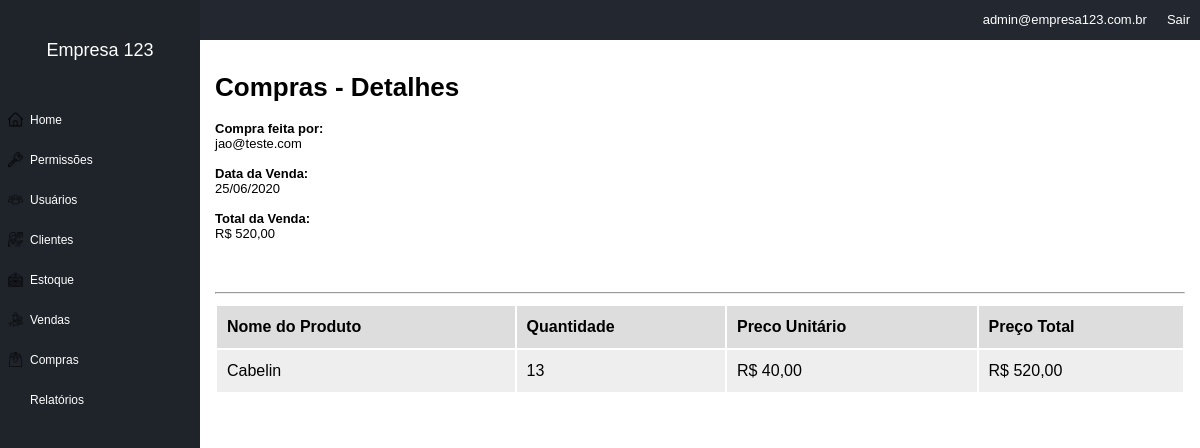
Screenshot of /purchases/details/25 (signed in) with the database file from the repository.
### tables this page shows
CREATE TABLE IF NOT EXISTS `purchases` (
  `id` int(11) NOT NULL AUTO_INCREMENT,
  `id_user` int(11) NOT NULL,
  `date_purchase` datetime NOT NULL,
  `total_price` float NOT NULL,
  `id_company` int(11) NOT NULL,
  PRIMARY KEY (`id`)
);

CREATE TABLE IF NOT EXISTS `purchases_products` (
  `id` int(11) NOT NULL AUTO_INCREMENT,
  `id_purchase` int(11) NOT NULL,
  `id_product` int(11) NOT NULL,
  `quant` int(11) NOT NULL,
  `purchase_price` float NOT NULL,
  `id_company` int(11) NOT NULL,
  PRIMARY KEY (`id`)
);

CREATE TABLE IF NOT EXISTS `inventory` (
  `id` int(11) NOT NULL AUTO_INCREMENT,
  `name` varchar(100) NOT NULL,
  `price` float NOT NULL,
  `quant` int(11) NOT NULL,
  `min_quant` int(11) NOT NULL,
  `id_company` int(11) NOT NULL,
  PRIMARY KEY (`id`)
);

### core/controller.php (called while the page is built, shortened)
<?php
class controller{
    public function loadTemplate($viewName, $viewData = array()){
        include 'views/template.php';
    }
    public function loadViewInTemplate($viewName, $viewData = array()){
        extract($viewData);
        include 'views/'.$viewName.'.php';
    }
}
?>

### core/core.php (called while the page is built, shortened)
<?php
class Core{
    public function run(){
        $url = explode("index.php",$_SERVER['PHP_SELF']);
        $url = end($url);
        $params = array();
      if (!empty($url)){
          $url = explode('/', $url);
          array_shift($url);
          array_shift($url);
          if (isset($url[0])){
              $currentAction = $url[0];
              array_shift($url);
          } else {
              $currentAction='index';
          }
          if (count($url)>0){
            $params = $url;
          }
      }else{
          $currentController = 'homeController';
          $currentAction= 'index';
      }
        require_once 'core/controller.php';
      $c =new $currentController();
      call_user_func_array(array($c, $currentAction),$params);
    }
}
?>

### index.php (called while the page is built, shortened)
<?php
require 'config.php';
$core = new Core();
$core -> run();
?>

### core/model.php (called while the page is built, shortened)
<?php
class model{
    public function __construct(){
        global $config;
        $this->db = new PDO("mysql:dbname=".$config['dbname'].';host='.$config['host'],$config['dbuser'],$config['dbpass']);
    }
}
?>

### config.php (called while the page is built, shortened)
<?php
$config = array();
if (ENVIRONMENT == "development"){
    $config['dbname'] = 'contaazul';
    $config['host']= 'localhost';
    $config['dbuser']= 'root';
    $config['dbpass']= '';
}else{
    $config['dbname'] = 'contaazul';
    $config['host']= 'localhost';
    $config['dbuser']= 'root';
    $config['dbpass']= '';
}

### models/Purchases.php (called while the page is built, shortened)
<?php
class Purchases extends model{
    public function purchaseDetails($id, $id_company){
        $array = array();
        $sql = $this->db->prepare("
            SELECT
                *,
                (select users.email from users where users.id = purchases.id_user)as userB
                FROM purchases
            WHERE id=:id
            AND id_company = :id_company
            ");
        $sql->bindValue(":id", $id);
        $sql->bindValue(":id_company", $id_company);
        $sql->execute();
        if($sql->rowCount()>0){
            $array['info'] = $sql->fetch();
        }
        $sql = $this->db->prepare("
            SELECT
                purchases_products.quant,
                purchases_products.purchase_price,
                inventory.name
            FROM purchases_products
            LEFT JOIN inventory
                ON inventory.id = purchases_products.id_product
            WHERE
                purchases_products.id_purchase = :id_purchase
            AND
                purchases_products.id_company = :id_company"
            );
        $sql->bindValue(":id_purchase", $id);
        $sql->bindValue(":id_company", $id_company);
        $sql->execute();
        if($sql->rowCount()>0){
           $array['products'] = $sql->fetchAll();
        }
        return $array;
    }
}
?>

### models/Users.php (called while the page is built, shortened)
<?php
class Users extends model {
    private $userInfo;
    public function setLoggedUser(){
        if(isset($_SESSION['ccUser'] )&& !empty($_SESSION['ccUser'])){
           $id = $_SESSION['ccUser'];
           $sql = $this->db->prepare("SELECT * FROM users WHERE id = :id");
           $sql->bindValue(':id', $id);
           $sql->execute();
           if($sql->rowCount() > 0){
                $this->userInfo = $sql->fetch();
           }
        }
    }
    public function getCompany(){
        if(isset($this->userInfo['id_company'])){
             return $this->userInfo['id_company'];
        }else{
            return 0;
        }
    }
}
?>

### views/purchases_details.php (the view)
<h1>Compras - Detalhes</h1>
<strong>Compra feita por:</strong></br>
<?= $purchases_details['info']['userB']; ?><br/><br/>
<strong>Data da Venda:</strong></br>
<?= date('d/m/Y',strtotime($purchases_details['info']['date_purchase'])) ?><br/><br/>
<strong>Total da Venda:</strong></br>
R$ <?=  number_format($purchases_details['info']['total_price'], 2, ',', '.');?><br/><br/>
<br/><br/>
<hr/>
<table border='0' width="100%">
    <tr>
        <th>Nome do Produto</th>
        <th>Quantidade</th>
        <th>Preco Unitário</th>
        <th>Preço Total</th>
    </tr>
    <?php foreach($purchases_details['products'] as $productitem):?>
        <tr>
            <td><?= $productitem['name']; ?></td>
            <td><?= $productitem['quant']; ?></td>
            <td>R$ <?= number_format($productitem['purchase_price'], 2, ',', '.'); ?></td>
            <td>R$ <?= number_format($productitem['purchase_price'] * $productitem['quant'], 2, ',', '.'); ?></td>
        </tr>
    <?php endforeach;?>
</table>

### assets/css/template.css (style rules this page uses)
body { margin:0; padding:0; font-size:13px; font-family: Arial; }
table { margin-top:10px; }
table th { height:40px; line-height: 40px; background-color: #DDD; text-align: left; padding-left: 10px; padding-right: 10px; }
table td { height:40px; line-height: 40px; background-color: #EEE; text-align: left; padding-left:10px; padding-right:10px; }

### rows the page displays
purchases: date_purchase "25/06/2020", total_price "520,00"
purchases_products: inventory.name "Cabelin", quant "13", purchase_price "40,00", $productitem['purchase_price'] * $productitem['quant'] "520,00"

### other values shown
$viewData['company_name'] "Empresa 123"
$viewData['user_email'] "admin@empresa123.com.br"
$purchases_details['info']['userB'] "jao@teste.com"
